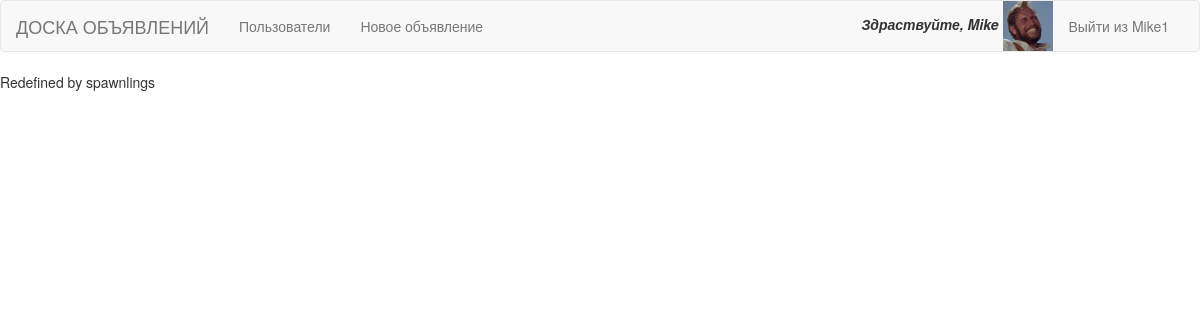
Page / (signed in) on the committed database.
### bulletin/models.py (models this page shows)
class MyUser(AbstractUser):
    follows = models.ManyToManyField(
       'self',
       related_name='followers',
       symmetrical=False
    )
    avatar = models.ImageField(
       upload_to='user_images/',
       default='user_images/None/no-avatar.jpg'
    )

### bulletin/views.py (the view)
# urls.py: url(r'^$', views.ExampleView.as_view(), name='start'),
class ExampleView(View):
    def get(self, request):
        return render(request, 'base.html')

### bulletin/templates/base.html (shortened to what this page needs)
{% load static %}
<!DOCTYPE html>
<html lang="en">
<head>
    <link rel="stylesheet" type="text/css" href="{% static 'css/bootstrap.css' %}">
</head>
<body>
<nav class="navbar navbar-default">
  <div class="container-fluid">
    <div class="navbar-header">
      <a class="navbar-brand" href="{% url 'bullets' %}">ДОСКА ОБЪЯВЛЕНИЙ</a>
    </div>
    <div class="collapse navbar-collapse" id="navbar">
      <ul class="nav navbar-nav">
        <li><a href="{% url 'users' %}">Пользователи</a></li>
        {% if user.is_authenticated %}
            <li><a href="{% url 'post_bullet' %}">Новое объявление</a></li>
        {% endif %}
      </ul>
      <ul class="nav navbar-nav navbar-right">
        {% if user.is_authenticated %}
            <li><div><i><b>Здраствуйте, {{ user.get_short_name }}</b></i><img src={{ user.avatar.url }} style="max-height:50px;margin-left:5px"/></div></li>
            <li><a href="{% url 'logout' %}">Выйти из {{ user.get_username }}</a></li>
        {% else %}
            <li><div style="padding-top:15px"><i><b>Вы вошли как Гость</b></i></div></li>
            <li><a href="{% url 'signup' %}">Зарегистрироваться</a></li>
            <li><a href="{% url 'login' %}">Войти</a></li>
        {% endif %}
      </ul>
    </div>
  </div>
</nav>
    <div>
        {% block body %}Redefined by spawnlings{% endblock %}
    </div>
</body>
</html>

### rows in the picture
MyUser: get_short_name "Mike", avatar (picture), get_username "Mike1"
